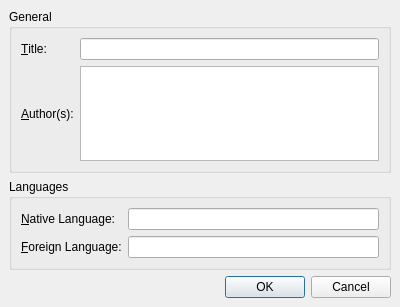
<ui version="4.0" >
 <class>DocumentProperties</class>
 <widget class="QDialog" name="DocumentProperties" >
  <property name="geometry" >
   <rect>
    <x>0</x>
    <y>0</y>
    <width>400</width>
    <height>307</height>
   </rect>
  </property>
  <property name="windowTitle" >
   <string>Document Properties</string>
  </property>
  <layout class="QVBoxLayout" >
   <property name="margin" >
    <number>9</number>
   </property>
   <property name="spacing" >
    <number>6</number>
   </property>
   <item>
    <widget class="QGroupBox" name="groupBox_2" >
     <property name="title" >
      <string>General</string>
     </property>
     <layout class="QGridLayout" >
      <property name="margin" >
       <number>9</number>
      </property>
      <property name="spacing" >
       <number>6</number>
      </property>
      <item row="0" column="1" >
       <widget class="QLineEdit" name="lineEditTitle" />
      </item>
      <item row="1" column="1" >
       <widget class="QTextEdit" name="lineEditAuthors" />
      </item>
      <item row="0" column="0" >
       <widget class="QLabel" name="label_3" >
        <property name="text" >
         <string>&amp;Title:</string>
        </property>
        <property name="buddy" >
         <cstring>lineEditTitle</cstring>
        </property>
       </widget>
      </item>
      <item row="1" column="0" >
       <widget class="QLabel" name="label_4" >
        <property name="text" >
         <string>&amp;Author(s):</string>
        </property>
        <property name="buddy" >
         <cstring>lineEditAuthors</cstring>
        </property>
       </widget>
      </item>
     </layout>
    </widget>
   </item>
   <item>
    <widget class="QGroupBox" name="groupBox" >
     <property name="title" >
      <string>Languages</string>
     </property>
     <layout class="QGridLayout" >
      <property name="margin" >
       <number>9</number>
      </property>
      <property name="spacing" >
       <number>6</number>
      </property>
      <item row="1" column="1" >
       <widget class="QLineEdit" name="lineEditForeignLanguage" />
      </item>
      <item row="0" column="1" >
       <widget class="QLineEdit" name="lineEditNativeLanguage" />
      </item>
      <item row="1" column="0" >
       <widget class="QLabel" name="label_2" >
        <property name="text" >
         <string>&amp;Foreign Language:</string>
        </property>
        <property name="buddy" >
         <cstring>lineEditForeignLanguage</cstring>
        </property>
       </widget>
      </item>
      <item row="0" column="0" >
       <widget class="QLabel" name="label" >
        <property name="text" >
         <string>&amp;Native Language:</string>
        </property>
        <property name="buddy" >
         <cstring>lineEditNativeLanguage</cstring>
        </property>
       </widget>
      </item>
     </layout>
    </widget>
   </item>
   <item>
    <widget class="QDialogButtonBox" name="buttonBox" >
     <property name="orientation" >
      <enum>Qt::Horizontal</enum>
     </property>
     <property name="standardButtons" >
      <set>QDialogButtonBox::Cancel|QDialogButtonBox::NoButton|QDialogButtonBox::Ok</set>
     </property>
    </widget>
   </item>
  </layout>
 </widget>
 <tabstops>
  <tabstop>lineEditTitle</tabstop>
  <tabstop>lineEditAuthors</tabstop>
  <tabstop>lineEditNativeLanguage</tabstop>
  <tabstop>lineEditForeignLanguage</tabstop>
  <tabstop>buttonBox</tabstop>
 </tabstops>
 <resources/>
 <connections>
  <connection>
   <sender>buttonBox</sender>
   <signal>rejected()</signal>
   <receiver>DocumentProperties</receiver>
   <slot>reject()</slot>
   <hints>
    <hint type="sourcelabel" >
     <x>295</x>
     <y>291</y>
    </hint>
    <hint type="destinationlabel" >
     <x>346</x>
     <y>174</y>
    </hint>
   </hints>
  </connection>
 </connections>
</ui>
